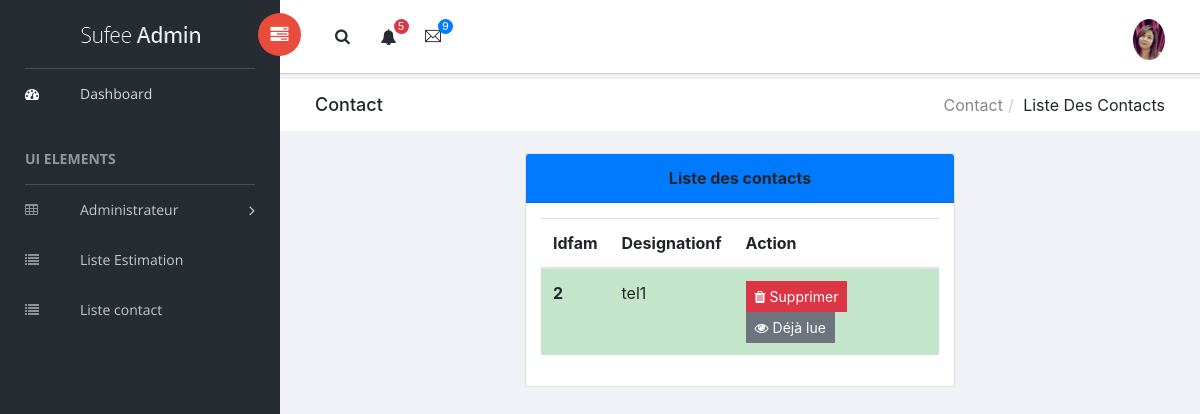
Screenshot of /admin/liste_contact.php (signed in) with the database file from the repository.
### tables this page shows
CREATE TABLE IF NOT EXISTS `contact` (
  `id` int NOT NULL AUTO_INCREMENT,
  `nom` varchar(255) NOT NULL,
  `email` varchar(255) NOT NULL,
  `tel` varchar(255) NOT NULL,
  `message` text NOT NULL,
  `lue` tinyint NOT NULL,
  PRIMARY KEY (`id`)
);

### admin/classes.php (called while the page is built, shortened)
<?php
class Contact {
    public static function lister() {
        $tab = null;
        $cnx = Connexion::getInstance()->getConnexion();
        if ($cnx) {
            $sql = "SELECT * FROM contact ORDER BY nom";
            $resultat = $cnx->query($sql);
            if ($resultat) {
                $tab = $resultat->fetchAll(PDO::FETCH_ASSOC);
                return $tab;
            }
        }
        return $tab;
    }
}
?>

### admin/liste_contact.php (the view, shortened to what this page needs)
<?php
if(! isset($_SESSION["user"]))
{
echo '<script>alert("Session expiree")</script>';
}
else
{
?>
<!doctype html>
<html class="no-js" lang="en">
<head>
    <link rel="stylesheet" href="vendors/bootstrap/dist/css/bootstrap.min.css">
    <link rel="stylesheet" href="vendors/font-awesome/css/font-awesome.min.css">
    <link rel="stylesheet" href="vendors/themify-icons/css/themify-icons.css">
    <link rel="stylesheet" href="vendors/flag-icon-css/css/flag-icon.min.css">
    <link rel="stylesheet" href="vendors/selectFX/css/cs-skin-elastic.css">
    <link rel="stylesheet" href="assets/css/style.css">
</head>
<body>
    <?php
        include("classes.php");
        $res1 = Contact::lister();
    ?>
    <?php include('aside.php'); ?>
    <div id="right-panel" class="right-panel">
        <header id="header" class="header">
            <div class="header-menu">
                <div class="col-sm-7">
                    <a id="menuToggle" class="menutoggle pull-left"><i class="fa fa fa-tasks"></i></a>
                    <div class="header-left">
                        <button class="search-trigger"><i class="fa fa-search"></i></button>
                        <div class="dropdown for-notification">
                            <button class="btn btn-secondary dropdown-toggle" type="button" id="notification" data-toggle="dropdown" aria-haspopup="true" aria-expanded="false">
                                <i class="fa fa-bell"></i>
                                <span class="count bg-danger">5</span>
                            </button>
                        </div>
                        <div class="dropdown for-message">
                            <button class="btn btn-secondary dropdown-toggle" type="button"
                                id="message"
                                data-toggle="dropdown" aria-haspopup="true" aria-expanded="false">
                                <i class="ti-email"></i>
                                <span class="count bg-primary">9</span>
                            </button>
                        </div>
                    </div>
                </div>
                <div class="col-sm-5">
                    <div class="user-area dropdown float-right">
                        <a href="#" class="dropdown-toggle" data-toggle="dropdown" aria-haspopup="true" aria-expanded="false">
                            <img class="user-avatar rounded-circle" src="images/admin.png" alt="User Avatar">
                        </a>
                    </div>
                    <div class="language-select dropdown" id="language-select">
                        <a class="dropdown-toggle" href="#" data-toggle="dropdown"  id="language" aria-haspopup="true" aria-expanded="true">
                            <i class="flag-icon flag-icon-tn"></i>
                        </a>
                    </div>
                </div>
            </div>
        </header>
        <div class="breadcrumbs">
            <div class="col-sm-4">
                <div class="page-header float-left">
                    <div class="page-title">
                        <h1>Contact</h1>
                    </div>
                </div>
            </div>
            <div class="col-sm-8">
                <div class="page-header float-right">
                    <div class="page-title">
                        <ol class="breadcrumb text-right">
                            <li><a href="#">Contact</a></li>
                            <li class="active">Liste des contacts</li>
                        </ol>
                    </div>
                </div>
            </div>
        </div>
        <div class="content mt-3">
            <div class="animated fadeIn">
                <div class="row">
                    <div class="col-lg-3">
                    </div>
                    <div class="col-lg-6">
                        <div class="card">
                            <div class="card-header" style="text-align: center !important;background-color:#007bff">
                                <strong class="card-title">Liste des contacts</strong>
                            </div>
                            <?php
                            $res2 = contact ::lister();
                            if ($res2 != null && count($res2) > 0) {
                            ?>
                            <div class="card-body">
                                <table class="table table-striped">
                                    <thead>
                                        <tr>
                                            <th scope="col">Idfam</th>
                                            <th scope="col">Designationf</th>
                                            <th scope="col">Action</th>
                                        </tr>
                                    </thead>
                                    <tbody>
                                    <?php
                                    foreach ($res1 as $enr1)
                                    {
                                        $isLue = $enr1['lue'] == 1;
                                        $rowClass = $isLue ? 'table-success' : 'table-warning';
                                    ?>
                                        <tr class="<?php echo $rowClass; ?>">
                                            <th scope="row"><?php echo $enr1['id'] ?></th>
                                            <td><?php echo $enr1['tel'] ?></td>
                                            <td>
                                                <a class="btn btn-danger btn-sm" href="supprimer_contact.php?id=<?php echo $enr1['id']; ?>">
                                                    <i class="fa fa-trash"></i> Supprimer
                                                </a>
                                                <a class="btn btn-<?php echo $isLue ? 'secondary' : 'info'; ?> btn-sm" href="consulter_contact.php?id=<?php echo $enr1['id']; ?>">
                                                    <i class="fa fa-eye"></i> <?php echo $isLue ? 'Déjà lue' : 'Consulter'; ?>
                                                </a>
                                            </td>
                                        </tr>
                                    <?php
                                    }
                                    ?>
                                    </tbody>
                                </table>
                            </div>
                            <?php
                            } else {
                            ?>
                             <div class="card-body">
                                <h4 class="text-center">Pas de contact</h4>
                            </div>
                            <?php
                            }
                            ?>
                        </div>
                    </div>
                    <div class="col-lg-3">
                    </div>
                </div>
            </div>
        </div>
    </div>
</body>
</html>
<?php
}
?>

### rows the page displays
contact: id "2", tel "tel1", lue "Déjà lue"
